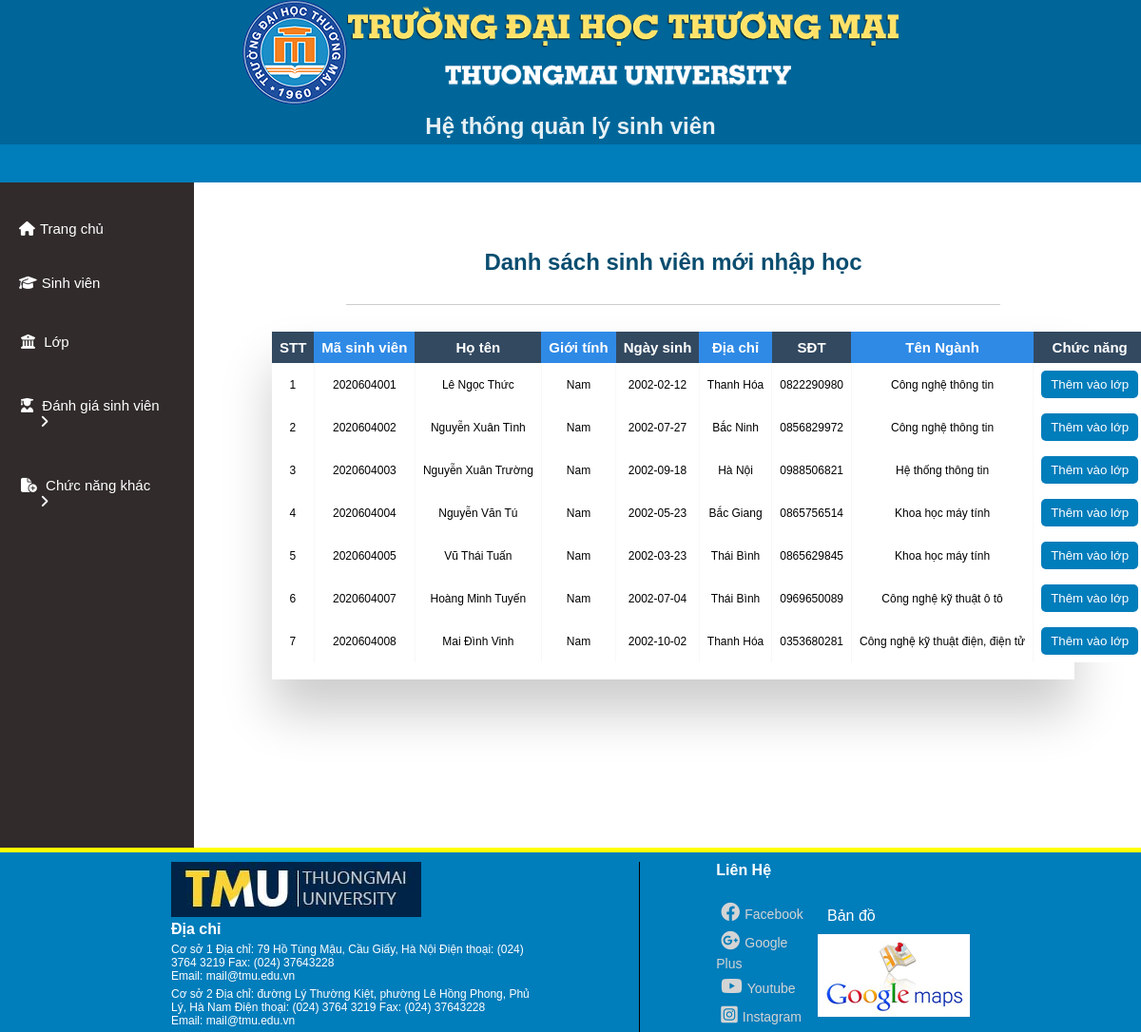
/quanlylop/xetlop.php, run on the app's committed database.
### tables this page shows
CREATE TABLE `sinhvien` (
  `MaSV` int(11) NOT NULL,
  `TenSV` varchar(255) NOT NULL,
  `GioiTinh` varchar(255) NOT NULL,
  `NgaySinh` date NOT NULL,
  `QueQuan` varchar(255) NOT NULL,
  `DanToc` varchar(255) NOT NULL,
  `TonGiao` varchar(255) NOT NULL,
  `SoCMT` varchar(255) NOT NULL,
  `NoiCapCMT` varchar(255) NOT NULL,
  `SDT` varchar(10) NOT NULL,
  `Email` text NOT NULL,
  `DoiTuongMG` int(11) NOT NULL,
  `MaLop` varchar(255) DEFAULT NULL,
  `MaNganh` varchar(255) NOT NULL
);

CREATE TABLE `nganh` (
  `MaNganh` varchar(255) NOT NULL,
  `TenNganh` varchar(255) NOT NULL,
  `MaKhoa` varchar(255) NOT NULL
);

### quanlylop/xetlop.php (the view, shortened to what this page needs)
<?php
    $conn = mysqli_connect("localhost", "root", "", "qlsv") or die("Connection failed !");
    mysqli_set_charset($conn, 'utf8');
    $sql = "select *from sinhvien join nganh on nganh.MaNganh = sinhvien.MaNganh where MaLop IS NULL";
    $qr = mysqli_query($conn, $sql);
?>
<!DOCTYPE html>
<html lang="en">
<head>
    <link rel="stylesheet"
          href="../styleAdmin.css">
    <link rel="stylesheet"
          href="https://cdnjs.cloudflare.com/ajax/libs/font-awesome/6.1.1/css/all.min.css">
</head>
<body>
    <?php include("../header.php"); ?>
    <?php include("../nav.php"); ?>
    <section>
        <div class="section-contain">
            <?php include("../menu.php"); ?>
            <div id="showFunction">
                <div class="head_title">
                    <h1>Danh sách sinh viên mới nhập học</h1>
                </div>
                <br>
                <div class="table-wrapper">
                    <table class="fl-table tt">
                        <thead>
                            <tr>
                                <th>STT</th>
                                <th>Mã sinh viên</th>
                                <th>Họ tên</th>
                                <th>Giới tính</th>
                                <th>Ngày sinh</th>
                                <th>Địa chỉ</th>
                                <th>SĐT</th>
                                <th>Tên Ngành</th>
                                <th>Chức năng</th>
                            </tr>
                        </thead>
                        <?php
            $i = 0;
            while ($item = mysqli_fetch_array($qr)){ ?>
                        <tbody>
                            <tr>
                                <td><?php $i++; echo $i; ?></td>
                                <td><?php echo $item['MaSV']; ?></td>
                                <td><?php echo $item['TenSV']; ?></td>
                                <td><?php echo $item['GioiTinh']; ?></td>
                                <td><?php echo $item['NgaySinh']; ?></td>
                                <td><?php echo $item['QueQuan']; ?></td>
                                <td><?php echo $item['SDT']; ?></td>
                                <td><?php echo $item['TenNganh']; ?></td>
                                <td>
                                    <form method="post"
                                          action="">
                                        <input onclick="window.location = '../quanlylop/lop.php?id=<?php echo $item['MaNganh'] ?>'"
                                               type="button"
                                               value="Thêm vào lớp"
                                               class="btn-submit-css">
                                    </form>
                                </td>
                            </tr>
                        </tbody>
                        <?php } ?>
                    </table>
                    <br>
                </div>
            </div>
        </div>
    </section>
    <?php include("../footer.php"); ?>
</body>
</html>

### styleAdmin.css (style rules this page uses)
* { padding: 0; margin: 0; box-sizing: border-box; font-family: sans-serif; }
section { text-align: center; }
#showFunction { margin: 40px 0 0 5px; height:100%; float: right; width: 82%; border-radius: 5px; }
.table-wrapper { margin: 10px 70px 70px; box-shadow: 0px 35px 50px rgba( 0, 0, 0, 0.2 ); }
.fl-table { border-radius: 5px; font-size: 15px; font-weight: normal; border: none; width: 97%; border-collapse: collapse; white-space: nowrap; background-color: white; margin-right: 10px; }
.fl-table td, .fl-table th { text-align: center; padding: 8px; }
.fl-table td { border-right: 1px solid #f8f8f8; font-size: 12px; }
.fl-table thead th { color: #ffffff; background: #2f8ae6; }
.fl-table thead th:nth-child(odd) { color: #ffffff; background: #324960; }
h1 { margin: 30px; color:#094d6f; }
.head_title { margin: 0 auto; width : 70%; align-items: center; text-align: center; border-bottom: 1px solid #ccc; }
.btn-submit-css { padding: 7px 10px; border: none; background-color: #007dbb; color: white; border-radius: 5px; cursor: pointer; }

### data on the page
sinhvien: MaSV "2020604001", TenSV "Lê Ngọc Thức", GioiTinh "Nam", NgaySinh "2002-02-12", QueQuan "Thanh Hóa", SDT "0822290980", MaNganh.TenNganh "Công nghệ thông tin"
sinhvien: MaSV "2020604002", TenSV "Nguyễn Xuân Tình", GioiTinh "Nam", NgaySinh "2002-07-27", QueQuan "Bắc Ninh", SDT "0856829972", MaNganh.TenNganh "Công nghệ thông tin"
sinhvien: MaSV "2020604003", TenSV "Nguyễn Xuân Trường", GioiTinh "Nam", NgaySinh "2002-09-18", QueQuan "Hà Nội", SDT "0988506821", MaNganh.TenNganh "Hệ thống thông tin"
sinhvien: MaSV "2020604004", TenSV "Nguyễn Văn Tú", GioiTinh "Nam", NgaySinh "2002-05-23", QueQuan "Bắc Giang", SDT "0865756514", MaNganh.TenNganh "Khoa học máy tính"
sinhvien: MaSV "2020604005", TenSV "Vũ Thái Tuấn", GioiTinh "Nam", NgaySinh "2002-03-23", QueQuan "Thái Bình", SDT "0865629845", MaNganh.TenNganh "Khoa học máy tính"
sinhvien: MaSV "2020604007", TenSV "Hoàng Minh Tuyến", GioiTinh "Nam", NgaySinh "2002-07-04", QueQuan "Thái Bình", SDT "0969650089", MaNganh.TenNganh "Công nghệ kỹ thuật ô tô"
sinhvien: MaSV "2020604008", TenSV "Mai Đình Vinh", GioiTinh "Nam", NgaySinh "2002-10-02", QueQuan "Thanh Hóa", SDT "0353680281", MaNganh.TenNganh "Công nghệ kỹ thuật điện, điện tử"
